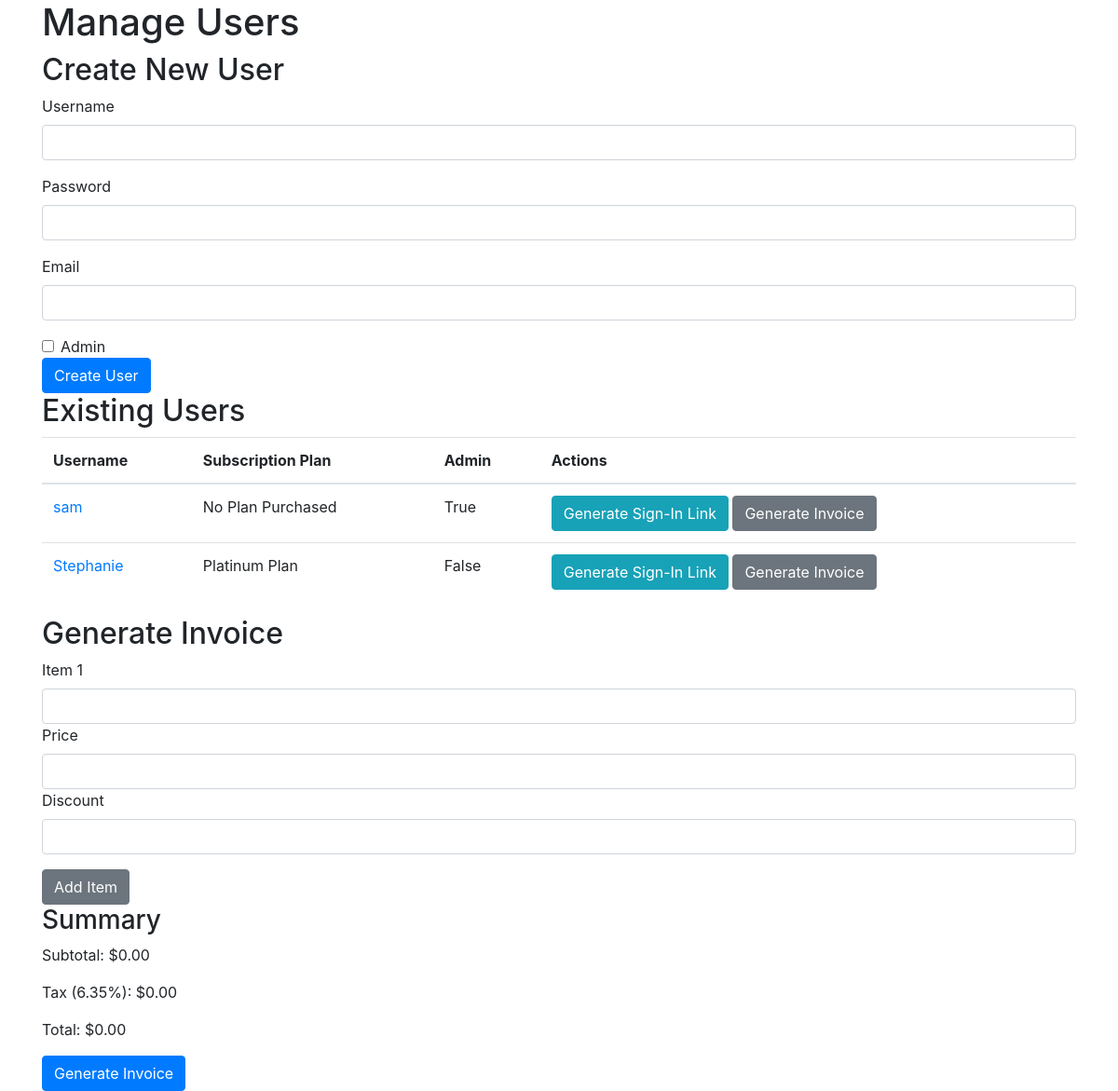
Screenshot of /admin/manage_users (signed in) with the database file from the repository.
### correct-app.py (models this page shows, shortened)
class User(db.Model):
    id = db.Column(db.Integer, primary_key=True)
    username = db.Column(db.String(80), unique=True, nullable=False)
    password = db.Column(db.String(200), nullable=False)
    email = db.Column(db.String(120), unique=True, nullable=False)
    is_admin = db.Column(db.Boolean, default=False)
    alert_message = db.Column(db.String(200), nullable=True)
    subscription_plan = db.Column(db.String(200), nullable=True)
    order_history = db.Column(db.Text, nullable=True)
    one_time_token = db.Column(db.String(200), nullable=True)
    private_notes = db.Column(db.Text, nullable=True)  # New field for private notes
    public_notes = db.Column(db.Text, nullable=True)   # New field for public notes

### correct-app.py (the view, shortened to what this page needs)
@app.route('/admin/manage_users', methods=['GET', 'POST'])
def manage_users():
    if 'username' not in session or not User.query.filter_by(username=session['username'], is_admin=True).first():
        return redirect('/login')
    users = User.query.all()
    return render_template('manage_users.html', users=users, user=session['username'])

### templates/manage_users.html (shortened to what this page needs)
<!DOCTYPE html>
<html lang="en">
<head>
    <link rel="stylesheet" href="https://maxcdn.bootstrapcdn.com/bootstrap/4.0.0/css/bootstrap.min.css">
</head>
<body>
    <div class="container">
        <h1>Manage Users</h1>
        <h2>Create New User</h2>
        <form action="/admin/manage_users" method="post">
            <div class="form-group">
                <label for="username">Username</label>
                <input type="text" class="form-control" id="username" name="username" required>
            </div>
            <div class="form-group">
                <label for="password">Password</label>
                <input type="password" class="form-control" id="password" name="password" required>
            </div>
            <div class="form-group">
                <label for="email">Email</label>
                <input type="email" class="form-control" id="email" name="email" required>
            </div>
            <div class="form-check">
                <input type="checkbox" class="form-check-input" id="is_admin" name="is_admin">
                <label class="form-check-label" for="is_admin">Admin</label>
            </div>
            <button type="submit" class="btn btn-primary">Create User</button>
        </form>
        <h2>Existing Users</h2>
        <table class="table">
            <thead>
                <tr>
                    <th>Username</th>
                    <th>Subscription Plan</th>
                    <th>Admin</th>
                    <th>Actions</th>
                </tr>
            </thead>
            <tbody>
                {% for user in users %}
                <tr>
                    <td><a href="{{ url_for('manage_user', user_id=user.id) }}">{{ user.username }}</a></td>
                    <td>{{ user.subscription_plan or 'No Plan Purchased' }}</td>
                    <td>{{ user.is_admin }}</td>
                    <td>
                        <form action="/admin/generate_token" method="post" style="display:inline;">
                            <button type="submit" class="btn btn-info">Generate Sign-In Link</button>
                        </form>
                        <a href="{{ url_for('generate_invoice', user_id=user.id) }}" class="btn btn-secondary">Generate Invoice</a>
                    </td>
                </tr>
                {% endfor %}
            </tbody>
        </table>
        <h2>Generate Invoice</h2>
        <form action="/admin/generate_invoice" method="post" oninput="calculateTotal()">
            <div id="items">
                <div class="form-group">
                    <label for="item1">Item 1</label>
                    <input type="text" class="form-control item" id="item1" name="items[]" required>
                    <label for="price1">Price</label>
                    <input type="number" class="form-control price" id="price1" name="prices[]" required>
                    <label for="discount1">Discount</label>
                    <input type="number" class="form-control discount" id="discount1" name="discounts[]" required>
                </div>
            </div>
            <button type="button" class="btn btn-secondary" onclick="addItem()">Add Item</button>
            <h3>Summary</h3>
            <p>Subtotal: $<span id="subtotal">0.00</span></p>
            <p>Tax (6.35%): $<span id="tax">0.00</span></p>
            <p>Total: $<span id="total">0.00</span></p>
            <button type="submit" class="btn btn-primary">Generate Invoice</button>
        </form>
    </div>
</body>
</html>

### rows the page displays
User: username "sam", subscription_plan "No Plan Purchased", is_admin "True"
User: username "Stephanie", subscription_plan "Platinum Plan", is_admin "False"
